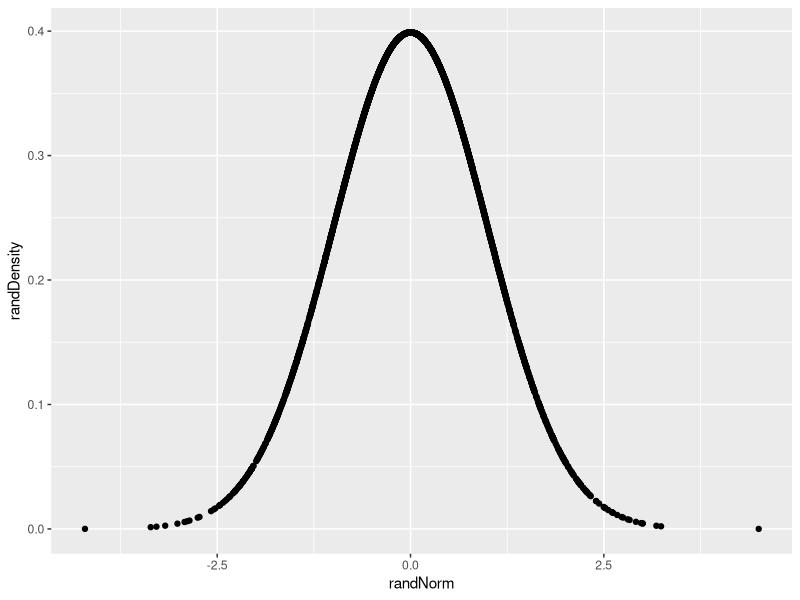
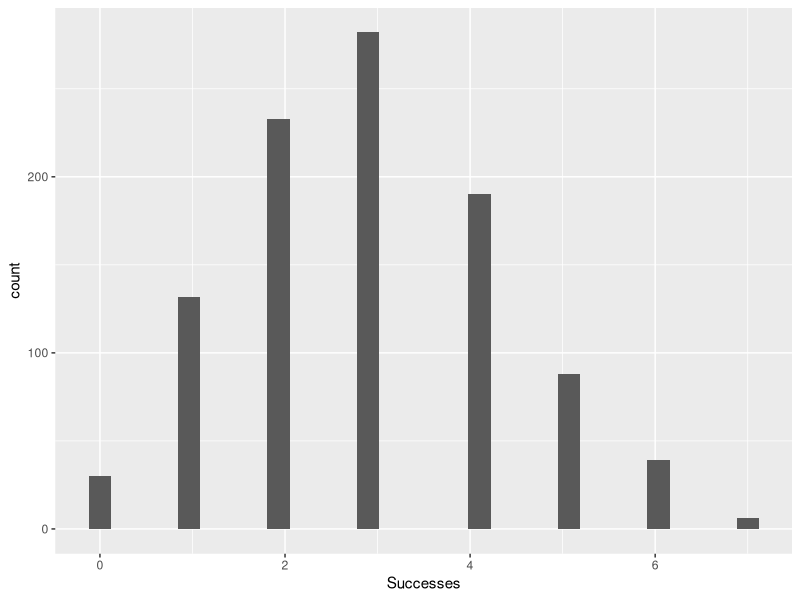
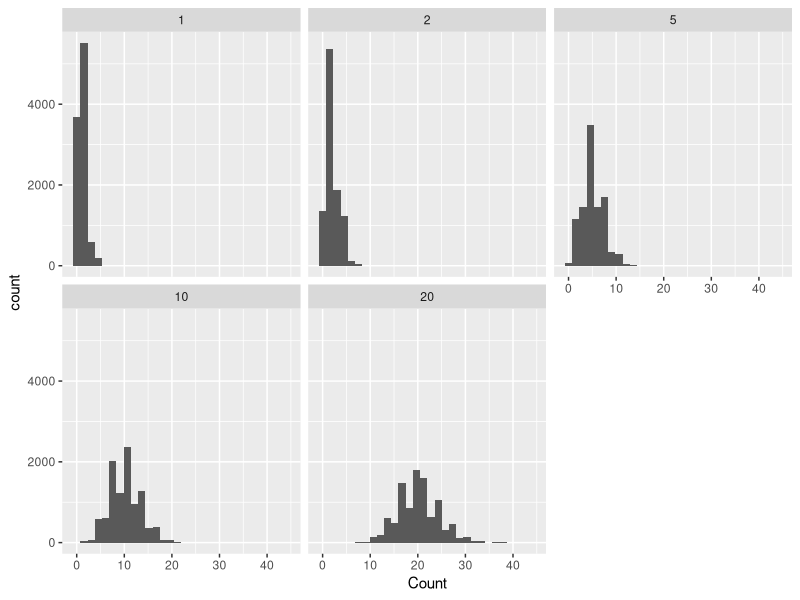
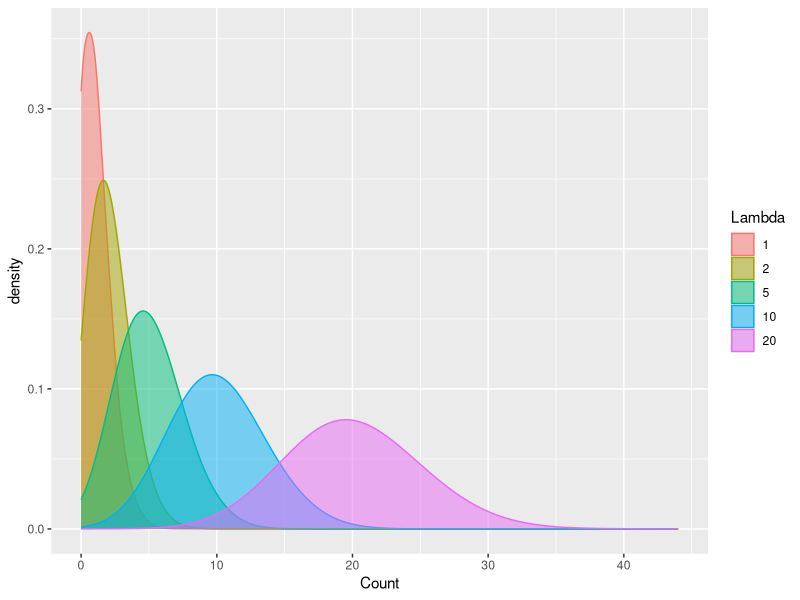

Write R code to recreate these figures, in order.
#DTA250 - Fall 2023
#JJ

# Normal Distributions ----
# Perhaps the most famous, and most used, distribution is the normal 
# distribution.

#TODO
# Create 10 random numbers using the rnorm() function
rnorm(10)


# In the case above, the mean is automatically set to 0 and the standard
# deviation is set to 1. We can change these values by adding the mean and
# standard deviation arguments to the function.

#TODO
# Create 10 random numbers with a mean of 100 and a standard deviation of 20

rnorm(n=10, mean=100, sd=20)


# The dnorm() function will give us the probability density of a given value
# in a normal distribution. For example, if we want to know the probability
# density of the value 100 in a normal distribution with a mean of 100 and a
# standard deviation of 20, we can use the dnorm() function.

#TODO
# Create 10 random numbers using the rnorm() function and store it in a variable
# called randNorm10

randNorm10 <- rnorm(10)

randNorm10


#TODO
# Run the dnorm() function on randNorm10
dnorm(randNorm10)


## Plotting Normal Distributions ----
#TODO
# Create 3000 random numbers using rnorm() and assign it to a variable called 
# randNorm
# Calculate the distribution of randNorm using the dnorm() function and assign
# it to a variable called randDensity
# Create a data.frame called randDF with two columns: randNorm and randDensity
# Load the ggplot2 library
# Create a scatter plot using the ggplot() and geom_point() functions
# Set the data argument to randDF
# Set the x-axis to randNorm and the y-axis to randDensity

randNorm <- rnorm(3000)
randDensity <- dnorm(randNorm)
randDF <- data.frame(randNorm, randDensity)
library(tidyverse)
ggplot(data = randDF, aes(x=randNorm, y=randDensity)) +
  geom_point()

# The pnorm() function will give us the cumulative probability of a given
# value in a normal distribution.

#TODO
# Run the pnorm() function on randNorm10

randNorm10
pnorm(randNorm10)


# Binomial Distributions ----
# The binomial distribution is a discrete probability distribution that
# describes the probability of a given number of successes in a given number
# of trials in an experiment which has two possible outcomes (commonly called
# a binomial experiment). For example, the probability of getting 3 heads in 5
# coin tosses.

#TODO
# Execute the rbinom() function with n=1, size=10, prob=0.4
rbinom(n=1, size=10, prob=0.4)


#TODO
# Try the code above with n=5 and n=10
rbinom(n=5, size=10, prob=0.4)
rbinom(n=10, size=10, prob=0.4)


#TODO
# Try the above 3 examples but this time make sure size=1
rbinom(n=1, size=1, prob=0.4)
rbinom(n=5, size=1, prob=0.4)
rbinom(n=10, size=1, prob=0.4)



#TODO
# Create a data.frame called binomDF with one column called Successes where
# Successes is a random binomial distribution with n=1000, size=10, prob=0.3
# Create a histogram using the ggplot() and geom_histogram() functions
# Set the data argument to binomDF
# Set the x-axis to Successes

binomDF <- data.frame(Successes = rbinom(n=1000, size=10, prob=0.3))

ggplot(data = binomDF, aes(x=Successes)) +
  geom_histogram()

# Poisson Distributions ----
# The Poisson distribution is a discrete probability distribution that
# describes the probability of a given number of events occurring in a fixed
# interval of time or space if these events occur with a known constant mean
# rate and independently of the time since the last event. For example, the
# probability of 3 customers arriving at a store in 1 hour if customers arrive
# at a rate of 3 per hour.

#TODO
# Using the rpois() function, create a random poisson distribution with 
# n=10000 and lambda=1.
# Save the results in a variable called pois1

pois1 <- rpois(n=10000, lambda=1)


#TODO
# Repeat the last TODO 4 more times but this time change lambda to 2, 5, 10, and 20
# Save the results in variables called pois2, pois5, pois10, and pois20

pois2 <- rpois(n=10000, lambda=2)
pois5 <- rpois(n=10000, lambda=5)
pois10 <- rpois(n=10000, lambda=10)
pois20 <- rpois(n=10000, lambda=20)


#TODO
# Create a data.frame called poisDF with 5 columns: Lambda.1, Lambda.2, Lambda.5,
# Lambda.10, and Lambda.20
# Set each column to the corresponding variable from the last TODO

poisDF <- data.frame(
  Lambda.1 = pois1,
  Lambda.2 = pois2,
  Lambda.5 = pois5,
  Lambda.10 = pois10,
  Lambda.20 = pois20
)


#TODO
# We need to do some reshaping for the data to be in the correct format for
# plotting.
# Load the tidyr library
# Use the melt() function to reshape the data
# Run the following code.

library(tidyverse)
poisDF <- poisDF |>
    pivot_longer(
        cols=everything(),
        names_to="Lambda",
        values_to="Count"
    )

poisDF <- poisDF |>
    mutate(Lambda=str_extract(Lambda, "[:digit:]+") |> 
    as.numeric() |> 
    as.factor()
    )

#TODO
# Create a histogram using the ggplot() and geom_histogram() functions
# Create a facet wrap using the facet_wrap() function to display the 5 different
# lambda values

ggplot(data = poisDF, aes(x=Count)) +
  geom_histogram() +
  facet_wrap(~Lambda)



#TODO
# Create a density plot using the ggplot() and geom_density() functions

ggplot(data = poisDF, aes(x=Count)) +
  geom_density(
    aes(group = Lambda, color=Lambda, fill=Lambda),
    adjust=4,
    alpha=0.5
  )
